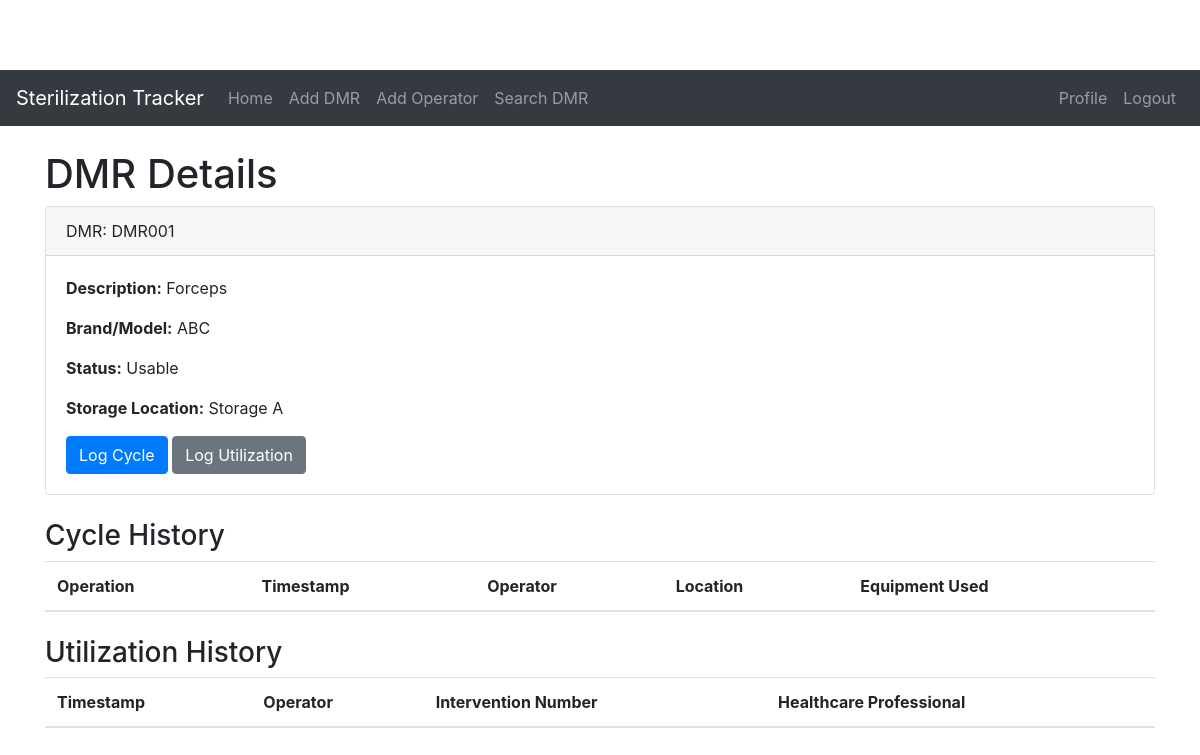
Page /dmr_detail/1 (signed in) on the committed database.
### models.py (models this page shows, shortened)
class DMR(Base):
    __tablename__ = 'dmrs'
    id = Column(Integer, primary_key=True)
    unique_id = Column(String, unique=True, nullable=False)
    description = Column(String)
    brand_model = Column(String)
    storage_location = Column(String)
    status = Column(String, default="Usable")  # Usable, Non-Usable
    cycles = relationship("CycleOperation", back_populates="dmr")
    utilizations = relationship("Utilization", back_populates="dmr")

### app.py (the view)
@app.route('/dmr_detail/<int:dmr_id>', methods=['GET'])
@login_required_with_error
def dmr_detail(dmr_id):
    dmr = session.query(DMR).filter(DMR.id == dmr_id).first()
    cycles = session.query(CycleOperation).filter(CycleOperation.dmr_id == dmr_id).all()
    utilizations = session.query(Utilization).filter(Utilization.dmr_id == dmr_id).all()
    return render_template('dmr_detail.html', dmr=dmr, cycles=cycles, utilizations=utilizations)

### app.py (called while the page is built)
@login_manager.user_loader
def load_user(user_id):
    operator = session.query(Operator).filter(Operator.id == int(user_id)).first()
    if operator:
        return User(operator.id, operator.username, operator.password, operator.first_name, operator.last_name)
    else:
        return None

def login_required_with_error(func):
    @functools.wraps(func)
    def decorated_view(*args, **kwargs):
        if not current_user.is_authenticated:
            flash("You need to log in first!", 'error')
            return redirect(url_for('login'))
        return func(*args, **kwargs)
    return decorated_view

### templates/dmr_detail.html (shortened to what this page needs)
{% extends 'base.html' %}
{% block content %}
    <h1>DMR Details</h1>
    <div class="card">
        <div class="card-header">
            DMR: {{ dmr.unique_id }}
        </div>
        <div class="card-body">
            <p><strong>Description:</strong> {{ dmr.description }}</p>
            <p><strong>Brand/Model:</strong> {{ dmr.brand_model }}</p>
            <p><strong>Status:</strong> {{ dmr.status }}</p>
            <p><strong>Storage Location:</strong> {{ dmr.storage_location }}</p>
            <a href="{{ url_for('add_cycle', dmr_id=dmr.id) }}" class="btn btn-primary">Log Cycle</a>
            <a href="{{ url_for('add_utilization', dmr_id=dmr.id) }}" class="btn btn-secondary">Log Utilization</a>
        </div>
    </div>
    <h3 class="mt-4">Cycle History</h3>
    <table class="table table-striped">
        <thead>
            <tr>
                <th>Operation</th>
                <th>Timestamp</th>
                <th>Operator</th>
                <th>Location</th>
                <th>Equipment Used</th>
            </tr>
        </thead>
    </table>
    <h3 class="mt-4">Utilization History</h3>
        <table class="table table-striped">
        <thead>
            <tr>
                <th>Timestamp</th>
                <th>Operator</th>
                <th>Intervention Number</th>
                <th>Healthcare Professional</th>
            </tr>
        </thead>
        </table>
{% endblock %}

### static/style.css (style rules this page uses)
body { padding-top: 70px; }

### rows in the picture
DMR: unique_id "DMR001", description "Forceps", brand_model "ABC", status "Usable", storage_location "Storage A"
